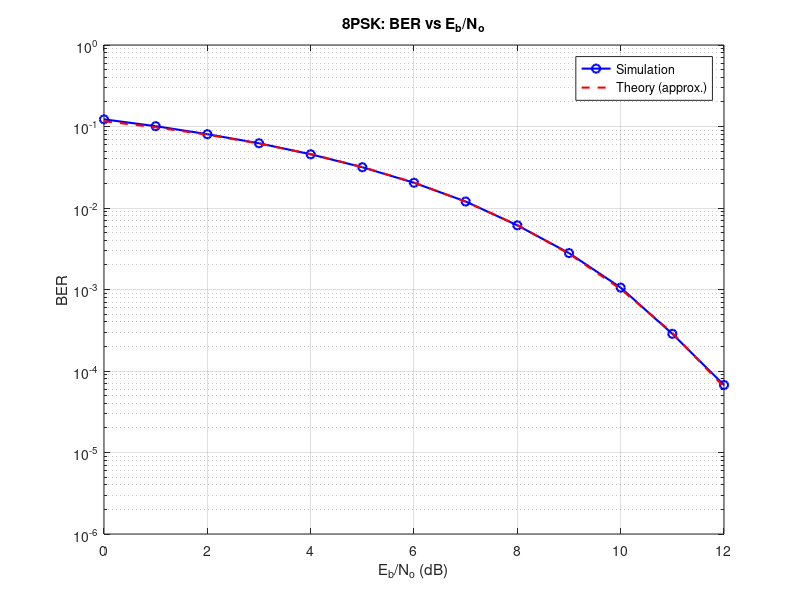
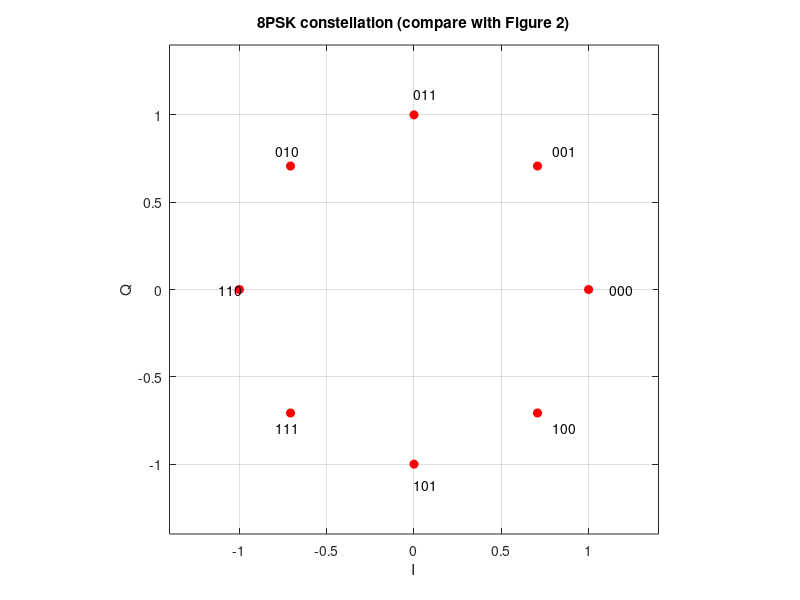

Reproduce these figures in MATLAB, in order.
%% Point 6: 8PSK (Gray labeling as in Figure 2)
clear; clc; close all;

N       = 1.5e6;                        % number of bits (multiple of 3)
EbNo_dB = 0:1:12;
M = 8;  kb = log2(M);                   % kb = 3 bits per symbol

bits = randi([0 1], 1, N);

% ---- Constellation table ----
% pos(d+1) = position (0..7, in steps of 45 deg) of the label with decimal value d
%  label: 000 001 010 011 100 101 110 111  (d = 0..7)
pos   = [ 0   1   3   2   7   6   4   5 ];
const = exp(1j*(pi/4)*pos);             % const(d+1) = point for label d

% ---- Mapper ----
B  = reshape(bits, 3, []);              % rows: b0, b1, b2
d  = 4*B(1,:) + 2*B(2,:) + B(3,:);      % 3 bits -> decimal 0..7
s  = const(d+1);                        % symbols (1 x Ns)
Ns = length(s);

Es = 1;  Eb = Es/kb;                    % Eb = 1/3
BER_sim = zeros(1, length(EbNo_dB));

for k = 1:length(EbNo_dB)
    EbNo  = 10^(EbNo_dB(k)/10);
    No    = Eb/EbNo;
    sigma = sqrt(No/2);

    % ---- AWGN channel ----
    r = s + sigma*(randn(1,Ns) + 1j*randn(1,Ns));

    % ---- Demapper: minimum distance ----
    [~, idx] = min(abs(r - const.'), [], 1);   % closest point for each r
    dh = idx - 1;                              % decided label (0..7)
    rx = [bitget(dh,3); bitget(dh,2); bitget(dh,1)];
    rx_bits = reshape(rx, 1, []);

    BER_sim(k) = sum(rx_bits ~= bits) / N;
end

% ---- Theory (Gray-coded M-PSK approximation) ----
EbNo = 10.^(EbNo_dB/10);
BER_theory = (1/3) * erfc( sqrt(3*EbNo) * sin(pi/8) );

% ---- BER plot ----
figure;
semilogy(EbNo_dB, BER_sim, 'bo-', 'LineWidth', 1.5); hold on;
semilogy(EbNo_dB, BER_theory, 'r--', 'LineWidth', 1.5);
grid on; ylim([1e-6 1]);
xlabel('E_b/N_o (dB)'); ylabel('BER');
title('8PSK: BER vs E_b/N_o');
legend('Simulation', 'Theory (approx.)');

% ---- Constellation check with labels ----
figure;
plot(real(const), imag(const), 'ro', 'MarkerFaceColor', 'r'); hold on;
text(1.12*real(const), 1.12*imag(const), cellstr(dec2bin(0:7,3)));
grid on; axis equal; xlim([-1.4 1.4]); ylim([-1.4 1.4]);
xlabel('I'); ylabel('Q'); title('8PSK constellation (compare with Figure 2)');
